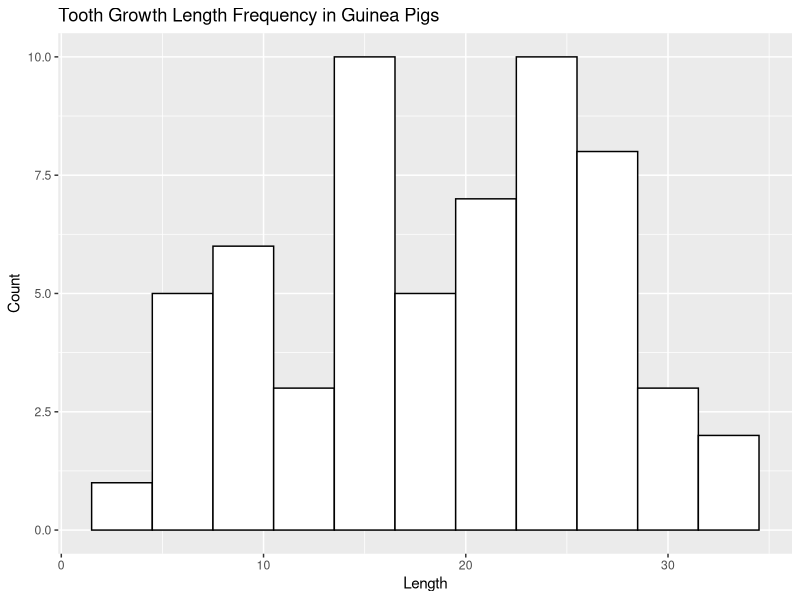
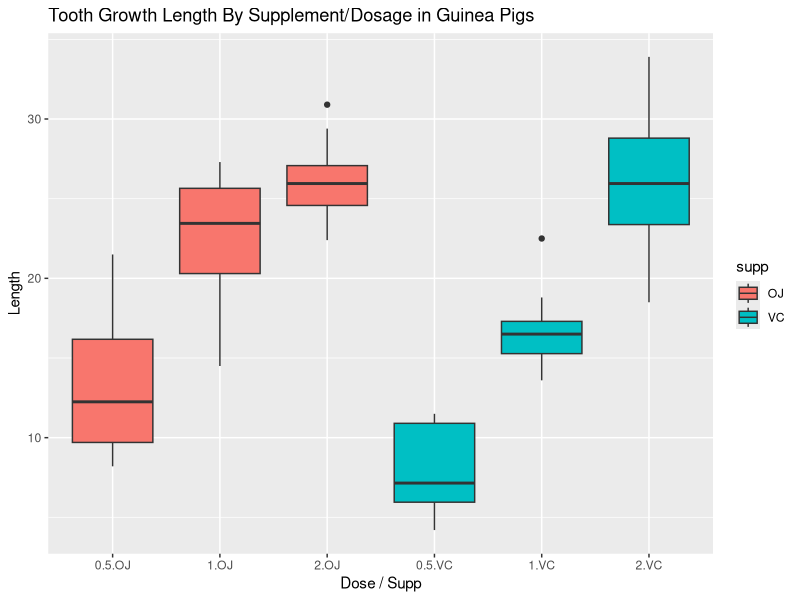

The R source for these figures, in order: (Note: this script raises an error after producing the figures.)
## ---- chunk 1
# load the required libraries
library(datasets)
library(ggplot2)

# show basic description of data frame
dim(ToothGrowth)
table(ToothGrowth$supp, ToothGrowth$dose)
## ---- chunk 2
# histogram of the data
ggplot(ToothGrowth, aes(x=len)) + 
    geom_histogram(binwidth=3, colour="black", fill="white") +
    ggtitle("Tooth Growth Length Frequency in Guinea Pigs") +
    xlab("Length") +
    ylab("Count")
## ---- chunk 3
# boxplots by dosage level and supplement type
ggplot(ToothGrowth, aes(x=interaction(dose,supp), y=len, fill=supp)) +
    geom_boxplot() +
    ggtitle("Tooth Growth Length By Supplement/Dosage in Guinea Pigs") +
    xlab("Dose / Supp") +
    ylab("Length") +
    scale_fill_discrete(breaks=c("OJ","VC"))
## ---- chunk 4
summary(ToothGrowth)
## ---- chunk 5
# test by supplement
t.test(len ~ supp, paired=FALSE, var.equal = FALSE, data = ToothGrowth)
## ---- chunk 6
# create 3 data frames
dose05_10 <- subset(ToothGrowth, dose %in% c(0.5, 1.0))
dose05_20 <- subset(ToothGrowth, dose %in% c(0.5, 2.0))
dose10_20 <- subset(ToothGrowth, dose %in% c(1.0, 2.0))

# display the confidence intervals for the different groups
rbind(
  t.test(len ~ dose, paired = FALSE, var.equal = FALSE, data = dose05_10)$conf,
  t.test(len ~ dose, paired = FALSE, var.equal = FALSE, data = dose05_20)$conf,
  t.test(len ~ dose, paired = FALSE, var.equal = FALSE, data = dose10_20)$conf
)
## ---- chunk 7
# create 3 data frames
dose05 <- subset(ToothGrowth, dose == 0.5)
dose10 <- subset(ToothGrowth, dose == 1.0)
dose20 <- subset(ToothGrowth, dose == 2.0)

# display the confidence intervals for the different groups
rbind(
t.test(len ~ supp, paired = FALSE, var.equal = FALSE, data = dose05)$conf,
t.test(len ~ supp, paired = FALSE, var.equal = FALSE, data = dose10)$conf,
t.test(len ~ supp, paired = FALSE, var.equal = FALSE, data = dose20)$conf
)
